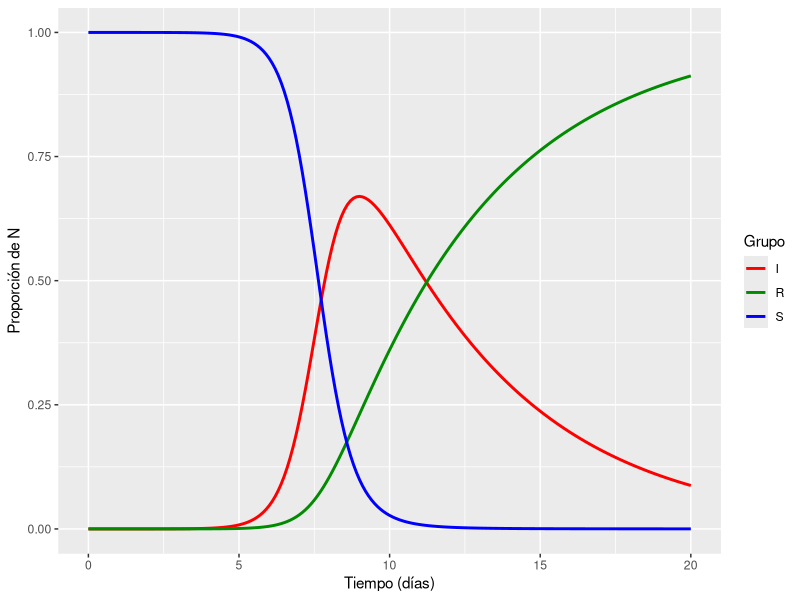
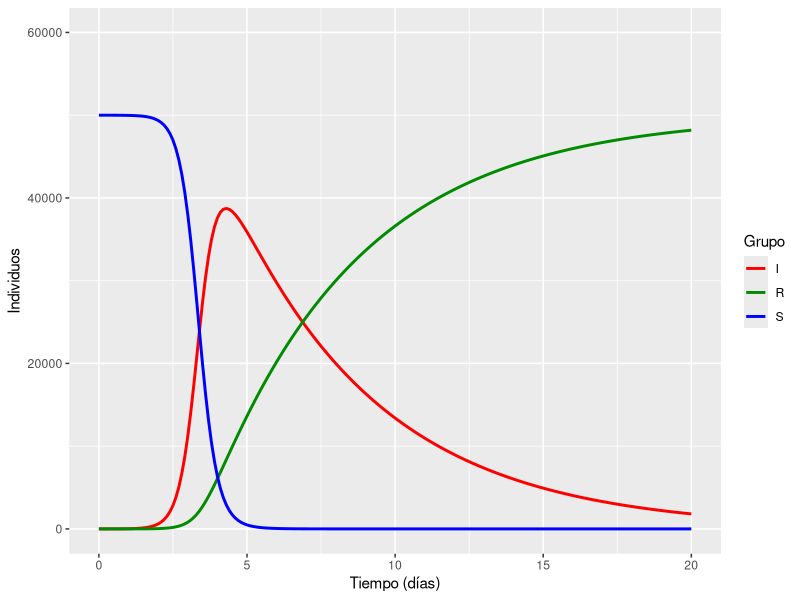
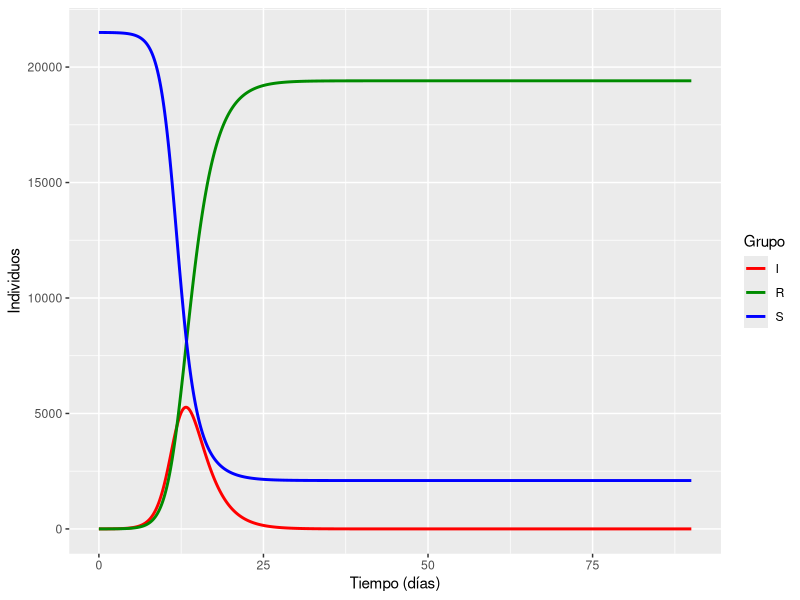
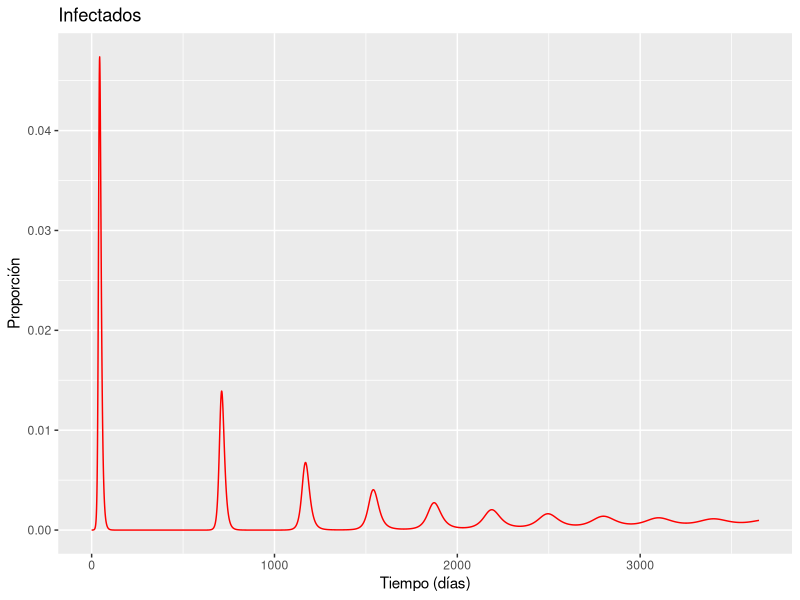
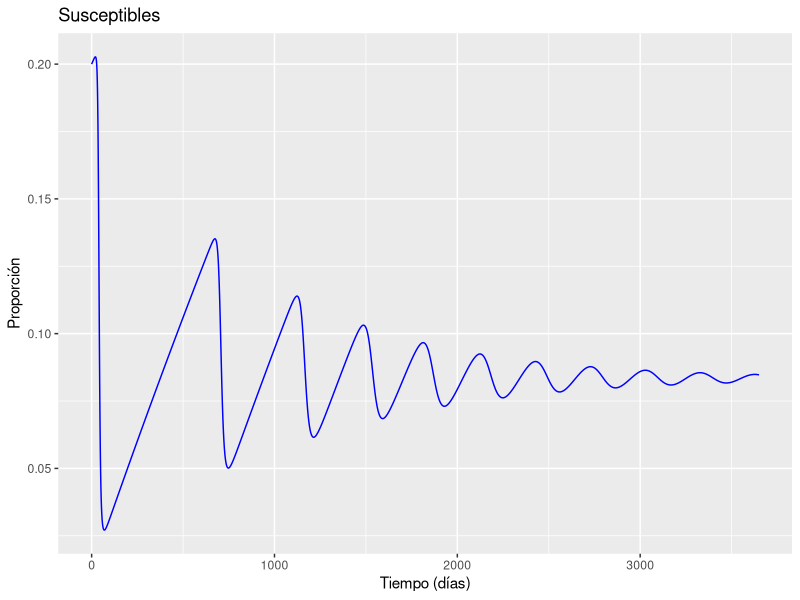
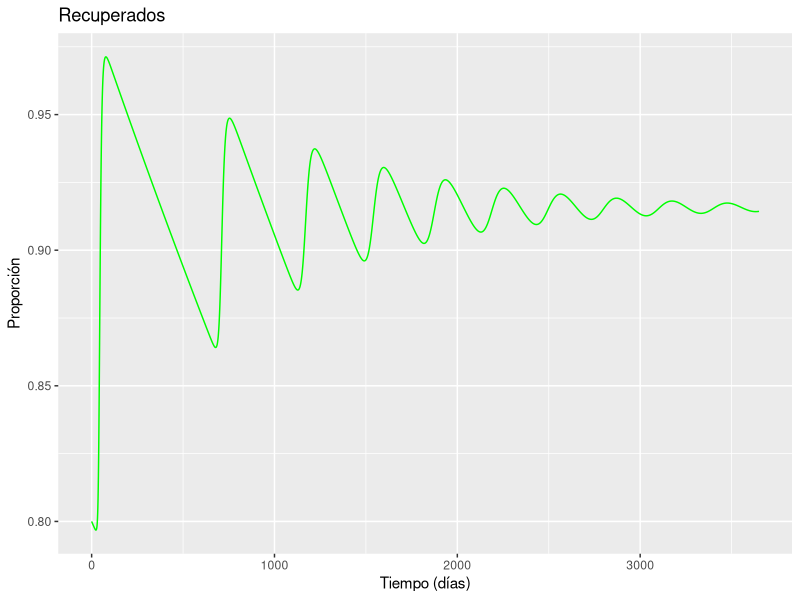
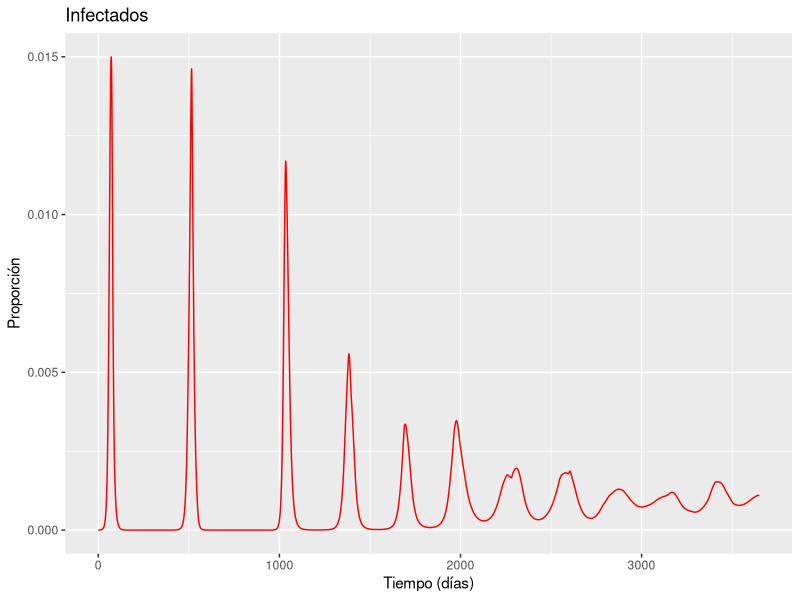
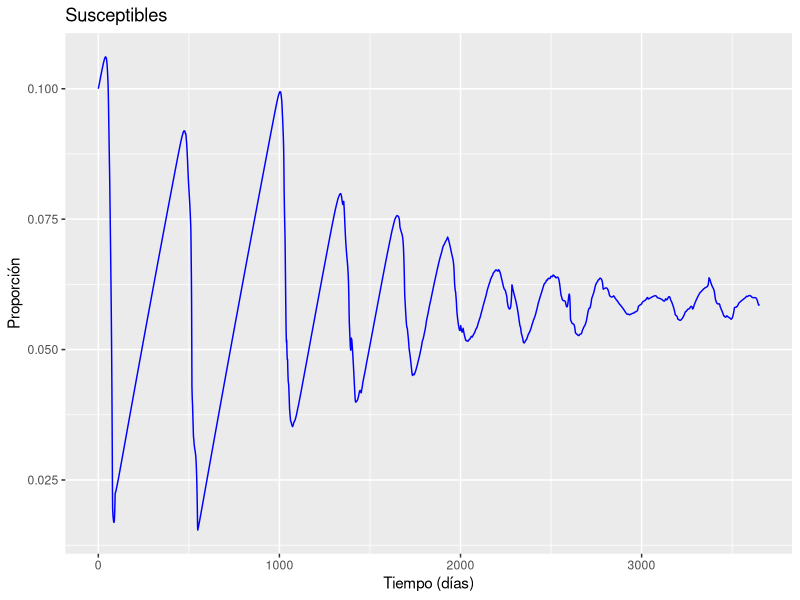

Recreate these plots in R, in order.
## ---- chunk 1
library(deSolve)
#tamaño poblacional
N = 1
#estado inicial de los compartimentos
init <- c(S = 1-1e-6,
          I = 1e-6,
          R = 0)
#parámetros del modelo (coeficientes de las variables)
param <- c(beta = 2.0,
           gamma = 0.2)
#crear la función con las ODE
sir <- function(times, init, param) {
  with(as.list(c(init, param)), {
#ecuaciones diferenciales   
    dS <- -beta * S * I
    dI <-  beta * S * I - gamma * I
    dR <-                 gamma * I
#resultados de las tasas de cambio    
    return(list(c(dS, dI, dR)))
  })
}
#intervalo de tiempo y resolución
times <- seq(0, 20, by = .1)
#resolver el sistema de ecuaciones con función 'ode'
out <- ode(y = init, times = times, func = sir, parms = param)
#cambiar out a un data.frame
out <- as.data.frame(out*N) #aqui puede multiplicar 'out' por N
# ver resultados
head(out)
## ---- chunk 2
library(tidyverse)
new.out <- as.data.frame(out) %>% gather(key, value, -time) 
head(new.out)
## ---- chunk 3
library(ggplot2)
ggplot(data=new.out, 
       aes(x = time,
           y = value,
           group = key,
           col = key
           )) + 
      ylab("Proporción de N") + xlab("Tiempo (días)") +
      geom_line(size = 1) + 
      scale_colour_manual(values = c("red", "green4", "blue"), name = "Grupo") +
      scale_y_continuous(labels = waiver(), limits = c(0, 1))
## ---- chunk 4
# valor máximo de I y tiempo usando un pipe
new.out %>% 
  filter(key=="I") %>% 
  filter(value==max(value)) %>% 
  mutate(maxI = round(N * value, 2)) %>%
  select(time, maxI)
# valor de S_umbral
out$S[which.max(out$I)]
## ---- chunk 5
library(deSolve)
#tamaño poblacional
N = 50000
#estado inicial de los compartimentos
init <- c(S = 1-1/50000,
          I = 1/50000,
          R = 0)
#parámetros del modelo (coeficientes de las variables)
param <- c(beta = 3.4,
           gamma = 0.2)
#crear la función con las ODE
sir <- function(times, init, param) {
  with(as.list(c(init, param)), {
#ecuaciones diferenciales   
    dS <- -beta * S * I
    dI <-  beta * S * I - gamma * I
    dR <-                 gamma * I
#resultados de las tasas de cambio    
    return(list(c(dS, dI, dR)))
  })
}
#intervalo de tiempo y resolución
times <- seq(0, 20, by = .1)
#resolver el sistema de ecuaciones con función 'ode'
out <- ode(y = init, times = times, func = sir, parms = param)
#cambiar out a un data.frame
out <- as.data.frame(out)
head(out, 3)
#rearreglo del output
new.out <- as.data.frame(out) %>%
  gather(key, value, -time) %>%
  mutate(value=value*N) #de proporción a individuos
head(new.out, 3)
#gráfica conjunta
ggplot(data=new.out, 
       aes(x = time,
           y = value,
           group = key,
           col = key
           )) + 
      ylab("Individuos") + xlab("Tiempo (días)") +
      geom_line(size = 1) + 
      scale_colour_manual(values = c("red", "green4", "blue"), name = "Grupo") +
      scale_y_continuous(labels = waiver(), limits = c(0, 60000))
# nivel máximo de infección
new.out %>% 
  filter(key=="I") %>% 
  filter(value==max(value)) %>% 
  mutate(maxI = round(value, 0)) %>%
  select(time, maxI)
## ---- chunk 6
library(deSolve)
#tamaño poblacional
N = 50000
pV = 0.6
effV = 0.95
#estado inicial de los compartimentos
init <- c(S = 1-1/50000-pV*effV,
          I = 1/50000,
          R = 0,
          V = pV*effV)
#parámetros del modelo (coeficientes de las variables)
param <- c(beta = 3,
           gamma = 0.5)
#crear la función con las ODE
sirv <- function(times, init, param) {
  with(as.list(c(init, param)), {
#ecuaciones diferenciales   
    dS <- -beta * S * I
    dI <-  beta * S * I - gamma * I
    dR <-                 gamma * I
    dV <- 0
#resultados de las tasas de cambio    
    return(list(c(dS, dI, dR, dV)))
  })
}
#intervalo de tiempo y resolución
times <- seq(0, 90, by = .1)
#resolver el sistema de ecuaciones con función 'ode'
out <- ode(y = init, times = times, func = sirv, parms = param)
#cambiar out a un data.frame
out <- as.data.frame(out)
#eliminar la variable 'V' en out
out$V <- NULL
#mostrar 10 primeros datos
head(out, 3)
#rearreglo del output
new.out <- as.data.frame(out) %>%
  gather(key, value, -time) %>%
  mutate(value=value*N) #de proporción a individuos
head(new.out, 3)
#gráfica conjunta
ggplot(data=new.out, 
       aes(x = time,
           y = value,
           group = key,
           col = key
           )) + 
      ylab("Individuos") + xlab("Tiempo (días)") +
      geom_line(size = 1) + 
      scale_colour_manual(values = c("red", "green4", "blue"), name = "Grupo") +
      scale_y_continuous(labels = waiver(), limits = c(0, N-N*pV*effV))
# nivel máximo de infección
new.out %>% 
  filter(key=="I") %>% 
  filter(value==max(value)) %>% 
  mutate(maxI = round(value, 0)) %>%
  select(time, maxI)
## ---- chunk 7
library(deSolve)
library(tidyverse)
#tamaño poblacional
N = 1
#estado inicial de los compartimentos
init <- c(S = 0.2,
          I = 1e-6,
          R = 0.8 - 1e-6)
#parámetros del modelo (coeficientes de las variables)
param <- c(beta = 2.4,
           gamma = 0.2,
           mu = 2e-4)
#crear la función con las ODE
sir <- function(times, init, param) {
  with(as.list(c(init, param)), {
#ecuaciones diferenciales   
    dS <- mu - beta * S * I - mu * S
    dI <-  beta * S * I - gamma * I - mu * I
    dR <-                 gamma * I - mu * R
#resultados de las tasas de cambio    
    return(list(c(dS, dI, dR)))
  })
}
#intervalo de tiempo y resolución
times <- seq(0, 3650, by = 1)
#resolver el sistema de ecuaciones con función 'ode'
out <- ode(y = init, times = times, func = sir, parms = param)
#cambiar out a un data.frame
out <- as.data.frame(out)
#mostrar 3 primeros datos
head(out, 3)
#gráficas individuales
#infectados
ggplot(data=out, 
       aes(x = time,
           y = I)) +
      ylab("Proporción") + xlab("Tiempo (días)") +
  ggtitle("Infectados") +
      geom_line(size = 0.5, col = "red") + 
      scale_y_continuous(labels = waiver())
#susceptibles
ggplot(data=out, 
       aes(x = time,
           y = S)) +
      ylab("Proporción") + xlab("Tiempo (días)") +
  ggtitle("Susceptibles") +
      geom_line(size = 0.5, col = "blue") + 
      scale_y_continuous(labels = waiver())
#recuperados
ggplot(data=out, 
       aes(x = time,
           y = R)) +
      ylab("Proporción") + xlab("Tiempo (días)") +
  ggtitle("Recuperados") +
      geom_line(size = 0.5, col = "green") + 
      scale_y_continuous(labels = waiver())
## ---- chunk 8
library(deSolve)
#tamaño poblacional
N = 1
#estado inicial de los compartimentos
init <- c(S = 0.1,
          I = 1e-6,
          R = 0.9 - 1e-6)
#parámetros del modelo (coeficientes de las variables)
param <- c(beta = 3.4,
           gamma = 0.2,
           mu = 2e-4)
#crear la función con las ODE
sir <- function(times, init, param) {
  with(as.list(c(init, param)), {
#ecuaciones diferenciales   
    dS <- mu - beta * S * I * runif(1, 0.999, 1.001) - mu * S
    dI <-  beta * S * I - gamma * I - mu * I
    dR <-                 gamma * I - mu * R
#resultados de las tasas de cambio    
    return(list(c(dS, dI, dR)))
  })
}
#intervalo de tiempo y resolución
times <- seq(0, 3650, by = 1)
#resolver el sistema de ecuaciones con función 'ode'
out <- ode(y = init, times = times, func = sir, parms = param)
#cambiar out a un data.frame
out <- as.data.frame(out*N) #aqui puede multiplicar 'out' por N
#mostrar 6 primeros datos
head(out)
#gráficas individuales
#infectados
ggplot(data=out, 
       aes(x = time,
           y = I)) +
      ylab("Proporción") + xlab("Tiempo (días)") +
  ggtitle("Infectados") +
      geom_line(size = 0.5, col = "red") + 
      scale_y_continuous(labels = waiver())
#susceptibles
ggplot(data=out, 
       aes(x = time,
           y = S)) +
      ylab("Proporción") + xlab("Tiempo (días)") +
  ggtitle("Susceptibles") +
      geom_line(size = 0.5, col = "blue") + 
      scale_y_continuous(labels = waiver())
#recuperados
ggplot(data=out, 
       aes(x = time,
           y = R)) +
      ylab("Proporción") + xlab("Tiempo (días)") +
  ggtitle("Recuperados") +
      geom_line(size = 0.5, col = "green") + 
      scale_y_continuous(labels = waiver())
## ---- chunk 9
library(deSolve)
#tamaño poblacional
N = 50000
#estado inicial de los compartimentos
init <- c(S = 1-1/50000,
          I = 1/50000,
          R = 0)
#parámetros del modelo (coeficientes de las variables)
param <- c(beta = 3.4,
           gamma = 0.2,
           rho = 1)
#crear la función con las ODE
sir <- function(times, init, param) {
  with(as.list(c(init, param)), {
#ecuaciones diferenciales   
    dS <- -rho * beta * S * I
    dI <-  rho * beta * S * I - gamma * I
    dR <-                 gamma * I
#resultados de las tasas de cambio    
    return(list(c(dS, dI, dR)))
  })
}
#intervalo de tiempo y resolución
times <- seq(0, 20, by = .1)
#resolver el sistema de ecuaciones con función 'ode'
out <- ode(y = init, times = times, func = sir, parms = param)
#cambiar out a un data.frame
out <- as.data.frame(out)
head(out, 3)
#rearreglo del output
new.out <- as.data.frame(out) %>%
  gather(key, value, -time) %>%
  mutate(value=value*N) #de proporción a individuos
head(new.out, 3)
#gráfica conjunta
ggplot(data=new.out, 
       aes(x = time,
           y = value,
           group = key,
           col = key
           )) + 
      ylab("Individuos") + xlab("Tiempo (días)") +
      geom_line(size = 1) + 
      scale_colour_manual(values = c("red", "green4", "blue"), name = "Grupo") +
      scale_y_continuous(labels = waiver(), limits = c(0, 60000))
# nivel máximo de infección
new.out %>% 
  filter(key=="I") %>% 
  filter(value==max(value)) %>% 
  mutate(maxI = round(value, 0)) %>%
  select(time, maxI)
